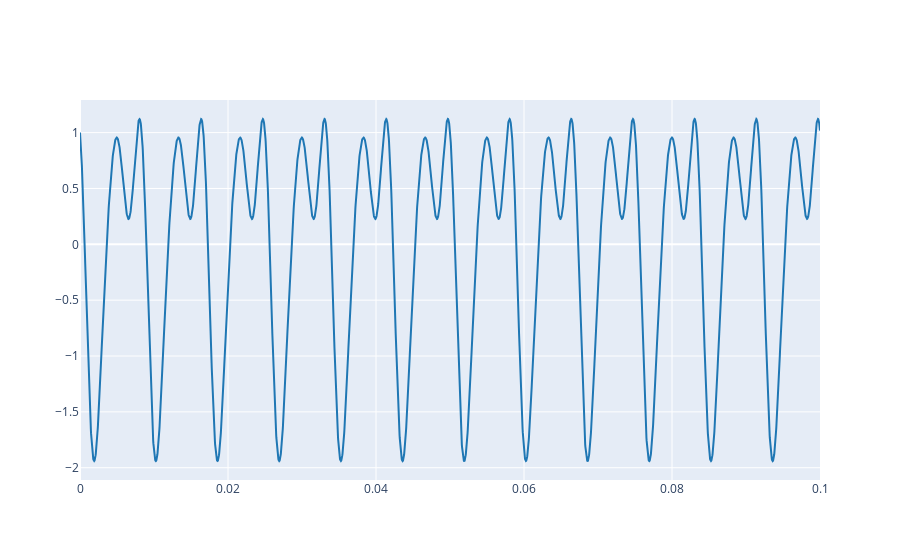

Source (notebook cell):
### Markdown cell above
**3. Harmonic signals**

Now, we will work with harmonic signals. Until now, we have been working with simple sinusoids signals but most musical instruments sounds are harmonic. This means that they are formed by a sinusoid of the fundamental frequency plus sinusoids with frequencies multiples of it. For instance, we can define the following signal formed by the fundamental frequency plus the second and the third harmonic (note that each wave has a different phase).

### Code cell
f0 = 120
fs = 44100
phi = np.pi/2
t = np.arange(0, .1, 1.0/fs)
x = 1.1*np.cos(2*np.pi*f0*t + np.pi/2) + 0.8*np.cos(2*np.pi*2*f0*t) + 0.2*np.cos(2*np.pi*3*f0*t)
plot_signals(x, fs)

### Figure 1 — Plotly figure (JSON) as saved in the notebook; plotly's stock layout.template omitted (floating-point values rounded to 4 significant figures; data arrays with more than 128 entries replaced by an {"elided": "..."} marker saying what was removed)
{"data": [{"line": {"color": "#1f77b4", "shape": "linear"}, "mode": "lines", "name": "audio signal 0", "type": "scatter", "x": {"elided": "4410 float values"}, "y": {"elided": "4410 float values"}}], "layout": {}}
